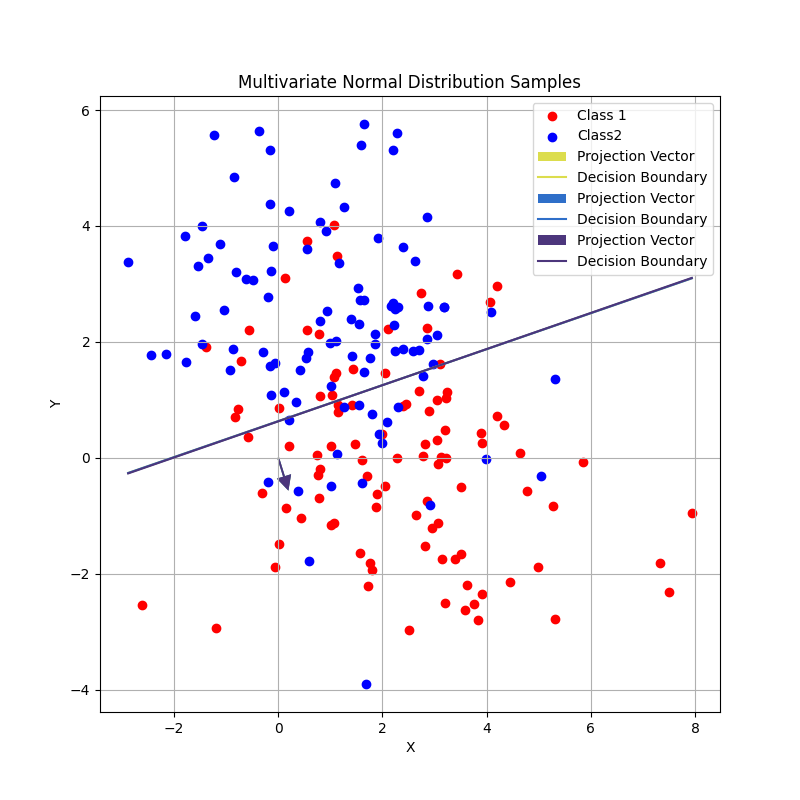

The script that drew this image:
import numpy as np
import matplotlib.pyplot as plt
#常量定义
mean1=[2,0]
cov=[[3,-1],[-1,3]]
num=100
mean2=[1,2]
#生成样本
sample1=np.random.multivariate_normal(mean1,cov,num)
sample2=np.random.multivariate_normal(mean2,cov,num)
#添加偏置项
sample1_new=np.hstack([sample1,np.ones((num,1))])
sample2_new=np.hstack([sample2,np.ones((num,1))])
#合并样本方便使用
X = np.vstack([sample1_new, sample2_new])
y=np.array([1 if i<num else -1 for i in range(2*num)])#添加真实标签

#1.Fisher线性判别法
m1=np.mean(sample1, axis=0)
m2=np.mean(sample2, axis=0)
S_W = np.zeros((2, 2))
for i in range(len(sample1)):
    S_W += np.outer(sample1[i] - m1, sample1[i] - m1)
for i in range(len(sample2)):
    S_W += np.outer(sample2[i] - m2, sample2[i] - m2)
# 投影向量 w_1
w_0=np.linalg.inv(S_W).dot(m1-m2)
origin=-w_0.dot((m1+m2)/2)
w_1=np.append(w_0,origin)#添加偏置项

#2.伪逆方法
X_pinv = np.linalg.pinv(X)
w_2= X_pinv.dot(y)

#3.梯度下降法
w_3 = np.zeros(3)
eta = 0.0005
decay_rate=0.9
decay_steps=40
T=200
for t in range(T):
    y_pred=X.dot(w_3)
    #计算梯度
    grad=-X.T.dot(y-y_pred)#X.T是转置矩阵
    #更新学习率eta
    if t % decay_steps == 0:
        eta = eta * decay_rate
    w_3=w_3-eta*grad
    # 每隔10次迭代输出一次损失函数值
    if t % 10 == 0:
        loss = (1/2*num)*np.mean((y_pred - y) ** 2)
        print(f"Epoch {t}, Loss: {loss:.4f}")

#绘制样本点
plt.figure(figsize=(8, 8))
plt.scatter(sample1[:,0],sample1[:,1],c='r',marker='o',label='Class 1')
plt.scatter(sample2[:,0],sample2[:,1],c='b',marker='o',label='Class2')
plt.title('Multivariate Normal Distribution Samples')

for w in (w_1,w_2,w_3):
    # 归一化向量w
    norm = np.linalg.norm(w)#计算模长
    w_normalized = w / norm
    np.set_printoptions(precision=20)#控制打印精度
    print(w_normalized)
    random_color = np.random.rand(3,)  # 生成一个随机颜色
    #从原点出发绘制投影向量
    plt.quiver(0, 0, w[0], w[1], angles='uv',width=0.003, headwidth=8, headlength=8, headaxislength=8, color=random_color, label='Projection Vector')
    # 计算决策面（线性判别函数）
    x_vals = np.linspace(min(X[:, 0]), max(X[:, 0]), 100)
    y_vals = (-w[0] / w[1])* x_vals - (w[2] / w[1])
    plt.plot(x_vals, y_vals, color=random_color, label='Decision Boundary')

plt.legend()#设置图例
plt.xlabel('X')
plt.ylabel('Y')
plt.grid(True)
plt.show()
